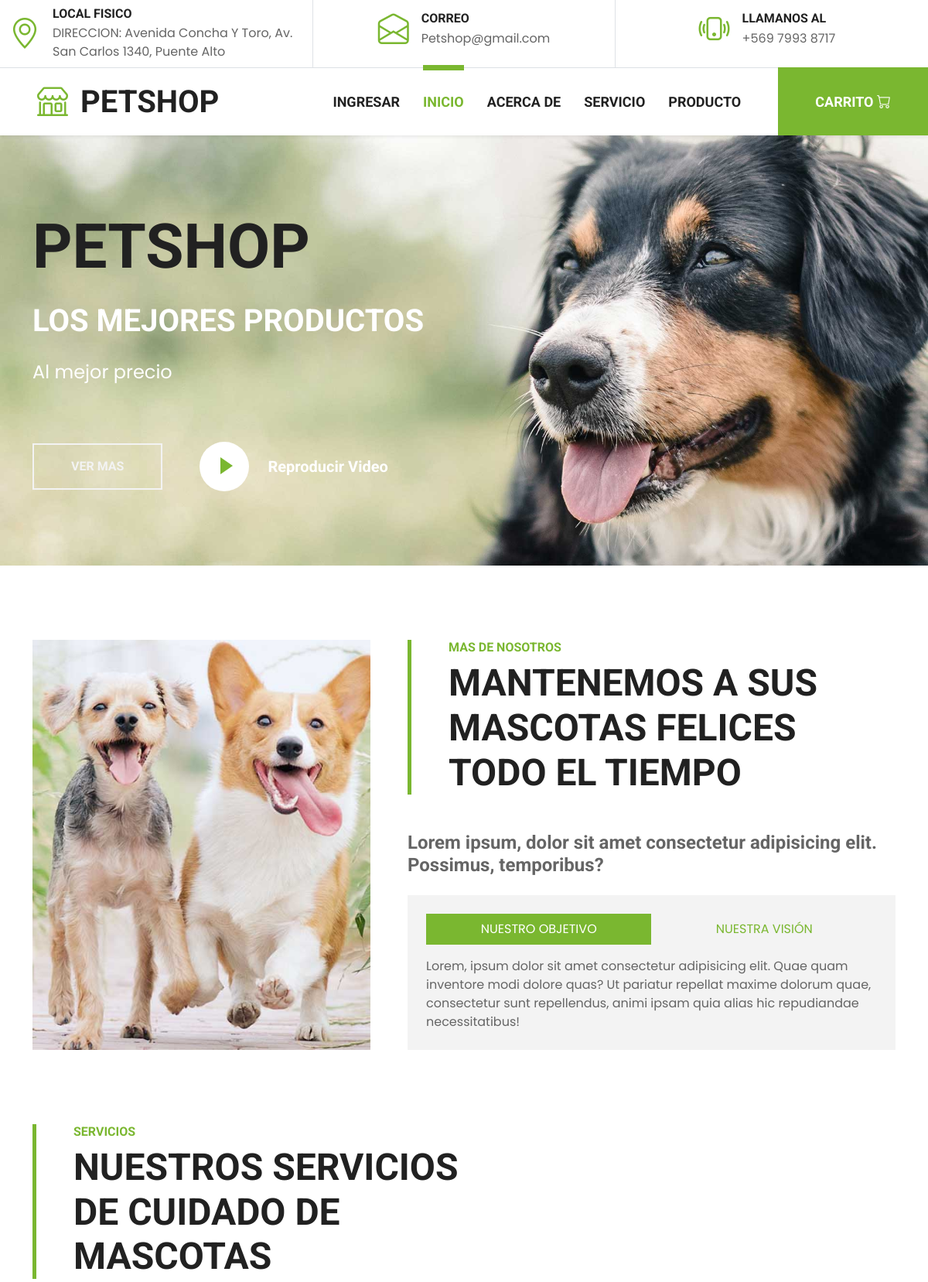
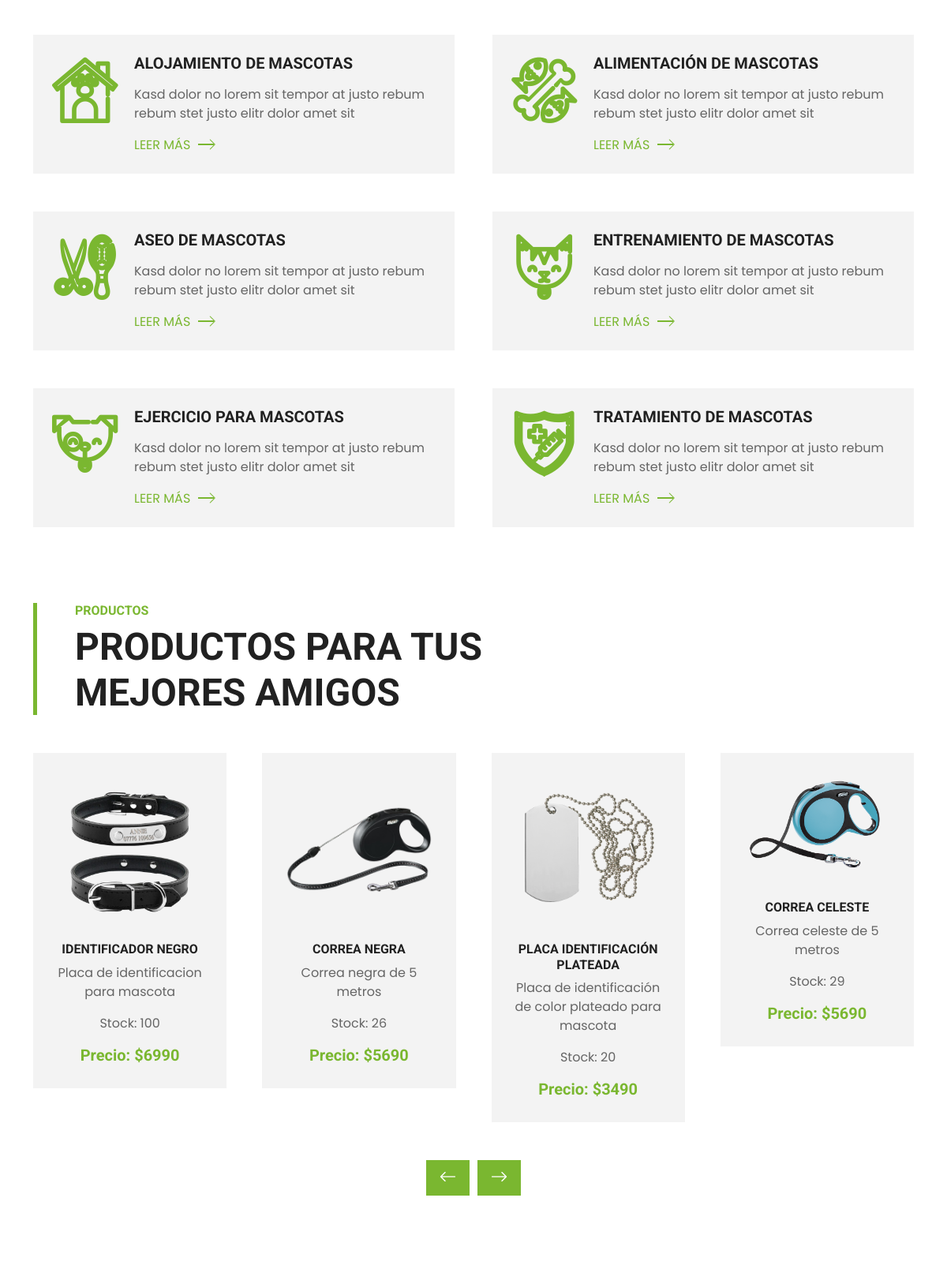
The page / (upper part) on the database its author committed (2 pictures, top to bottom).
### core/models.py (models this page shows, shortened)
class Producto(models.Model):
  nombre      = models.CharField(max_length=30)
  descripcion = models.CharField(max_length=60)
  precio      = models.IntegerField()
  stock       = models.IntegerField()
  imagen      = models.ImageField(null=True,blank=True)
  tipo        = models.ForeignKey(TipoProducto, on_delete=models.CASCADE)

### core/views.py (the view)
# urls.py: path('', index , name="index"),
def index(request):
    productosAll = Producto.objects.all()
    data = {
        'listado': productosAll
    }
    return render(request, 'core/index.html', data)

### core/templates/core/index.html (shortened to what this page needs)
{% extends 'core/base.html' %}
{% load static %}
{% block contenido %}
<nav class="navbar navbar-expand-lg bg-white navbar-light shadow-sm py-3 py-lg-0 px-3 px-lg-0">
    <a href="{% url 'index'%}" class="navbar-brand ms-lg-5">
        <h1 class="m-0 text-uppercase text-dark"><i class="bi bi-shop fs-1 text-primary me-3"></i>Petshop</h1>
    </a>
    <div class="collapse navbar-collapse" id="navbarCollapse">
        <div class="navbar-nav ms-auto py-0">
            {% if user.is_authenticated %}
            <a href="#"class= "nav-link">Bienvenido: {{ user.username }}</a>
            <a href="{% url 'logout' %}"class= "nav-link">Cerrar sesion</a>
            {% else %}
            <a href="{% url 'login' %}"class= "nav-link">Ingresar</a>
            {% endif %}
            <a href="{% url 'index'%}" class="nav-item nav-link active">Inicio</a>
            <a href="{% url 'about'%}" class="nav-item nav-link ">Acerca de</a>
            <a href="{% url 'service'%}" class="nav-item nav-link ">Servicio</a>
            <a href="{% url 'product'%}" class="nav-item nav-link ">Producto</a>
            <a href="{% url 'carrito' %}" class="nav-item nav-link nav-contact bg-primary text-white px-5 ms-lg-5">Carrito <i class="bi bi-cart"></i></a>
        </div>
    </div>
</nav>
<div class="container-fluid bg-primary py-5 mb-5 hero-header">
    <div class="container py-5">
        <div class="row justify-content-start">
            <div class="col-lg-8 text-center text-lg-start">
                <h1 class="display-1 text-uppercase text-dark mb-lg-4">PetShop</h1>
                <h1 class="text-uppercase text-white mb-lg-4">Los mejores productos</h1>
                <p class="fs-4 text-white mb-lg-4">Al mejor precio</p>
                <div class="d-flex align-items-center justify-content-center justify-content-lg-start pt-5">
                    <a href="{% url 'product' %}" class="btn btn-outline-light border-2 py-md-3 px-md-5 me-5">Ver mas</a>
                    <button type="button" class="btn-play" data-bs-toggle="modal"
                        data-src="https://youtu.be/z6qn2YzE54M" data-bs-target="#videoModal">
                        <span></span>
                    </button>
                    <h5 class="font-weight-normal text-white m-0 ms-4 d-none d-sm-block">Reproducir Video</h5>
                </div>
            </div>
        </div>
    </div>
  </div>
<div class="container-fluid py-5">
	<div class="container">
			<div class="row gx-5">
					<div class="col-lg-5 mb-5 mb-lg-0" style="min-height: 500px;">
							<div class="position-relative h-100">
									<img class="position-absolute w-100 h-100 rounded" src="{% static 'core/img/about.jpg'%}" style="object-fit: cover;">
							</div>
					</div>
					<div class="col-lg-7">
							<div class="border-start border-5 border-primary ps-5 mb-5">
									<h6 class="text-primary text-uppercase">Mas de nosotros</h6>
									<h1 class="display-5 text-uppercase mb-0">Mantenemos a sus mascotas felices todo el tiempo</h1>
							</div>
							<h4 class="text-body mb-4">Lorem ipsum, dolor sit amet consectetur adipisicing elit. Possimus, temporibus?</h4>
							<div class="bg-light p-4">
									<ul class="nav nav-pills justify-content-between mb-3" id="pills-tab" role="tablist">
											<li class="nav-item w-50" role="presentation">
													<button class="nav-link text-uppercase w-100 active" id="pills-1-tab" data-bs-toggle="pill"
															data-bs-target="#pills-1" type="button" role="tab" aria-controls="pills-1"
															aria-selected="true">Nuestro objetivo</button>
											</li>
											<li class="nav-item w-50" role="presentation">
													<button class="nav-link text-uppercase w-100" id="pills-2-tab" data-bs-toggle="pill"
															data-bs-target="#pills-2" type="button" role="tab" aria-controls="pills-2"
															aria-selected="false">Nuestra visión</button>
											</li>
									</ul>
									<div class="tab-content" id="pills-tabContent">
											<div class="tab-pane fade show active" id="pills-1" role="tabpanel" aria-labelledby="pills-1-tab">
													<p class="mb-0">Lorem, ipsum dolor sit amet consectetur adipisicing elit. Quae quam inventore modi dolore quas? Ut pariatur repellat maxime dolorum quae, consectetur sunt repellendus, animi ipsam quia alias hic repudiandae necessitatibus!</p>
											</div>
									</div>
							</div>
					</div>
			</div>
	</div>
</div>
<div class="container-fluid py-5">
  <div class="container">
      <div class="border-start border-5 border-primary ps-5 mb-5" style="max-width: 600px;">
          <h6 class="text-primary text-uppercase">Servicios</h6>
          <h1 class="display-5 text-uppercase mb-0">Nuestros servicios de cuidado de mascotas</h1>
      </div>
      <div class="row g-5">
          <div class="col-md-6">
              <div class="service-item bg-light d-flex p-4">
                  <i class="flaticon-house display-1 text-primary me-4"></i>
                  <div>
                      <h5 class="text-uppercase mb-3">Alojamiento de mascotas</h5>
                      <p>Kasd dolor no lorem sit tempor at justo rebum rebum stet justo elitr dolor amet sit</p>
                      <a class="text-primary text-uppercase" href="">Leer más<i class="bi bi-chevron-right"></i></a>
                  </div>
              </div>
          </div>
          <div class="col-md-6">
              <div class="service-item bg-light d-flex p-4">
                  <i class="flaticon-food display-1 text-primary me-4"></i>
                  <div>
                      <h5 class="text-uppercase mb-3">Alimentación de mascotas</h5>
                      <p>Kasd dolor no lorem sit tempor at justo rebum rebum stet justo elitr dolor amet sit</p>
                      <a class="text-primary text-uppercase" href="">Leer más<i class="bi bi-chevron-right"></i></a>
                  </div>
              </div>
          </div>
          <div class="col-md-6">
              <div class="service-item bg-light d-flex p-4">
                  <i class="flaticon-grooming display-1 text-primary me-4"></i>
                  <div>
                      <h5 class="text-uppercase mb-3">Aseo de mascotas</h5>
                      <p>Kasd dolor no lorem sit tempor at justo rebum rebum stet justo elitr dolor amet sit</p>
                      <a class="text-primary text-uppercase" href="">Leer más<i class="bi bi-chevron-right"></i></a>
                  </div>
              </div>
          </div>
          <div class="col-md-6">
              <div class="service-item bg-light d-flex p-4">
                  <i class="flaticon-cat display-1 text-primary me-4"></i>
                  <div>
                      <h5 class="text-uppercase mb-3">Entrenamiento de mascotas</h5>
                      <p>Kasd dolor no lorem sit tempor at justo rebum rebum stet justo elitr dolor amet sit</p>
                      <a class="text-primary text-uppercase" href="">Leer más<i class="bi bi-chevron-right"></i></a>
                  </div>
              </div>
          </div>
          <div class="col-md-6">
              <div class="service-item bg-light d-flex p-4">
                  <i class="flaticon-dog display-1 text-primary me-4"></i>
                  <div>
                      <h5 class="text-uppercase mb-3">Ejercicio para mascotas</h5>
                      <p>Kasd dolor no lorem sit tempor at justo rebum rebum stet justo elitr dolor amet sit</p>
                      <a class="text-primary text-uppercase" href="">Leer más<i class="bi bi-chevron-right"></i></a>
                  </div>
              </div>
          </div>
          <div class="col-md-6">
              <div class="service-item bg-light d-flex p-4">
                  <i class="flaticon-vaccine display-1 text-primary me-4"></i>
                  <div>
                      <h5 class="text-uppercase mb-3">Tratamiento de mascotas</h5>
                      <p>Kasd dolor no lorem sit tempor at justo rebum rebum stet justo elitr dolor amet sit</p>
                      <a class="text-primary text-uppercase" href="">Leer más<i class="bi bi-chevron-right"></i></a>
                  </div>
              </div>
          </div>
      </div>
  </div>
</div>
<div class="container-fluid py-5">
    <div class="container">
        <div class="border-start border-5 border-primary ps-5 mb-5" style="max-width: 600px;">
            <h6 class="text-primary text-uppercase">Productos</h6>
            <h1 class="display-5 text-uppercase mb-0">Productos para tus mejores amigos</h1>
          </div>
          <div class="owl-carousel product-carousel">
              {% for aux in listado %}
              <div class="pb-5">
                <div class="product-item position-relative bg-light d-flex flex-column text-center">
                    <img class="img-fluid mb-4" src="{{ aux.imagen }}" alt="">
                    <h6 class="text-uppercase">{{ aux.nombre }}</h6>
                    <p class="card-text">{{ aux.descripcion }}</p>
                    <p class="card-text">Stock: {{ aux.stock }}</p>
                    <h5 class="text-primary mb-0">Precio: ${{ aux.precio }}</h5>
                </div>
            </div>
            {% endfor %}
        </div>
    </div>
  </div>
{% endblock %}

### core/templates/core/base.html (shortened to what this page needs)
{% load static %}
<!DOCTYPE html>
<html lang="en">
<head>
    <link href="https://cdn.jsdelivr.net/npm/bootstrap-icons@1.4.1/font/bootstrap-icons.css" rel="stylesheet">
    <link href="{% static 'core/lib/flaticon/font/flaticon.css' %}" rel="stylesheet">
    <link href="{% static 'core/lib/owlcarousel/assets/owl.carousel.min.css' %}" rel="stylesheet">
    <link href="{% static 'core/css/bootstrap.min.css' %}" rel="stylesheet">
    <link href="{% static 'core/css/style.css' %}" rel="stylesheet">
</head>
<body>
    <div class="container-fluid border-bottom d-none d-lg-block">
        <div class="row gx-0">
            <div class="col-lg-4 text-center py-2">
                <div class="d-inline-flex align-items-center">
                    <i class="bi bi-geo-alt fs-1 text-primary me-3"></i>
                    <div class="text-start">
                        <h6 class="text-uppercase mb-1">LOCAL FISICO</h6>
                        <span>DIRECCION: Avenida Concha Y Toro, Av. San Carlos 1340, Puente Alto</span>
                    </div>
                </div>
            </div>
            <div class="col-lg-4 text-center border-start border-end py-2">
                <div class="d-inline-flex align-items-center">
                    <i class="bi bi-envelope-open fs-1 text-primary me-3"></i>
                    <div class="text-start">
                        <h6 class="text-uppercase mb-1">CORREO</h6>
                        <span>Petshop@gmail.com</span>
                    </div>
                </div>
            </div>
            <div class="col-lg-4 text-center py-2">
                <div class="d-inline-flex align-items-center">
                    <i class="bi bi-phone-vibrate fs-1 text-primary me-3"></i>
                    <div class="text-start">
                        <h6 class="text-uppercase mb-1">LLAMANOS AL</h6>
                        <span>+569 7993 8717</span>
                    </div>
                </div>
            </div>
        </div>
    </div>
    {% block contenido %}
    {% endblock %}
    </body>
</html>

### core/static/core/css/style.css (style rules this page uses)
:root { --primary: #7AB730; --secondary: #FFD33C; --light: #F3F3F3; --dark: #212121; }
[class^=flaticon-]:before, [class*=" flaticon-"]:before, [class^=flaticon-]:after, [class*=" flaticon-"]:after { font-size: inherit; margin-left: 0; }
.btn { font-family: 'Roboto', sans-serif; text-transform: uppercase; font-weight: 700; transition: .5s; }
.navbar-light .navbar-nav .nav-link { font-family: 'Roboto', sans-serif; position: relative; margin-left: 30px; padding: 30px 0; font-size: 18px; font-weight: 700; text-transform: uppercase; color: var(--dark); outline: none; transition: .5s; }
.navbar-light .navbar-nav .nav-link:hover, .navbar-light .navbar-nav .nav-link.active { color: var(--primary); }
@media (min-width: 992px) { .navbar-light .navbar-nav .nav-link::before { position: absolute; content: ""; width: 0; height: 7px; top: -4px; left: 50%; background: var(--primary); transition: .5s; } }
@media (min-width: 992px) { .navbar-light .navbar-nav .nav-link:hover::before, .navbar-light .navbar-nav .nav-link.active::before { width: 100%; left: 0; } }
@media (min-width: 992px) { .navbar-light .navbar-nav .nav-link.nav-contact::before { width: 100%; height: 1px; top: -1px; left: 0; } }
.hero-header { background: url(../img/hero.jpg) top right no-repeat; background-size: cover; }
.btn-play { position: relative; display: block; box-sizing: content-box; width: 16px; height: 26px; border-radius: 100%; border: none; outline: none !important; padding: 18px 20px 20px 28px; background: #FFFFFF; }
.btn-play:before { content: ""; position: absolute; z-index: 0; left: 50%; top: 50%; transform: translateX(-50%) translateY(-50%); display: block; width: 60px; height: 60px; background: #FFFFFF; border-radius: 100%; animation: pulse-border 1500ms ease-out infinite; }
.btn-play:after { content: ""; position: absolute; z-index: 1; left: 50%; top: 50%; transform: translateX(-50%) translateY(-50%); display: block; width: 60px; height: 60px; background: #FFFFFF; border-radius: 100%; transition: all 200ms; }
.btn-play span { display: block; position: relative; z-index: 3; width: 0; height: 0; left: -1px; border-left: 16px solid var(--primary); border-top: 11px solid transparent; border-bottom: 11px solid transparent; }
.service-item a i { position: relative; padding-left: 20px; transition: .3s; }
.service-item a i::after { position: absolute; content: ""; width: 20px; height: 2px; top: 50%; left: 10px; margin-top: -1px; background: var(--primary); transition: .3s; }
.product-item { padding: 30px; }

### rows shown on the page
Producto: imagen (picture), nombre "IDENTIFICADOR NEGRO", descripcion "Placa de identificacion para mascota", stock "100", precio "6990"
Producto: imagen (picture), nombre "CORREA NEGRA", descripcion "Correa negra de 5 metros", stock "26", precio "5690"
Producto: imagen (picture), nombre "PLACA IDENTIFICACIÓN PLATEADA", descripcion "Placa de identificación de color plateado para mascota", stock "20", precio "3490"
Producto: imagen (picture), nombre "CORREA CELESTE", descripcion "Correa celeste de 5 metros", stock "29", precio "5690"
